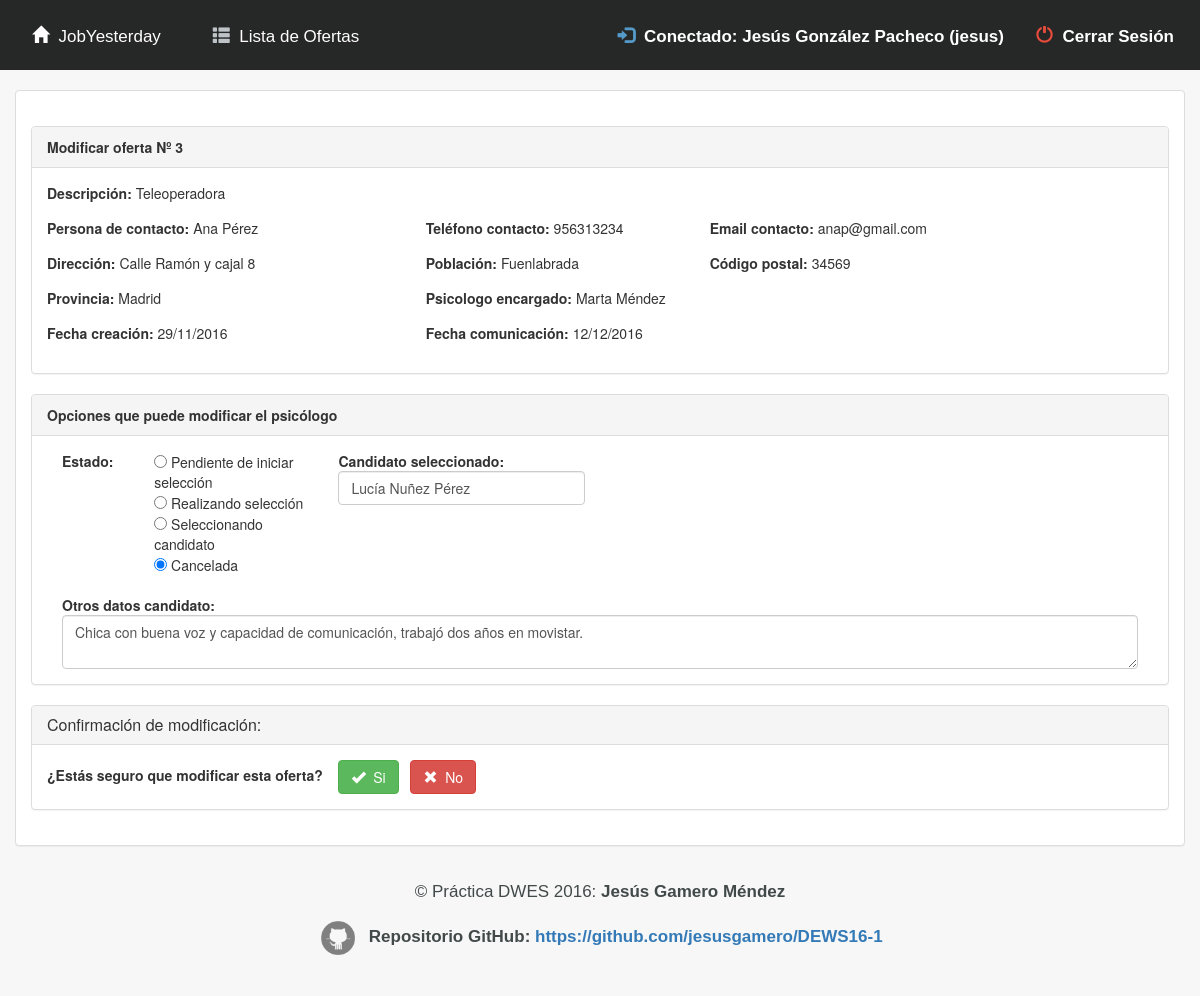
/app/index.php?ctrl=update&id=3 (signed in), run on the app's committed database.
### tables this page shows
CREATE TABLE `oferta` (
  `idoferta` int(11) NOT NULL,
  `descripcion` varchar(250) NOT NULL,
  `persona_contacto` varchar(35) NOT NULL,
  `tlf_contacto` int(9) NOT NULL,
  `email_contacto` varchar(25) NOT NULL,
  `dir_empresa` varchar(50) DEFAULT NULL,
  `poblacion` varchar(25) DEFAULT NULL,
  `cp` varchar(5) DEFAULT NULL,
  `provincia` varchar(35) DEFAULT NULL,
  `estado` char(1) DEFAULT NULL,
  `fcreacion` date DEFAULT NULL,
  `fcomunicacion` date DEFAULT NULL,
  `psico_encar` varchar(25) DEFAULT NULL,
  `candidato` varchar(35) DEFAULT NULL,
  `des_candidato` varchar(250) DEFAULT NULL
);

CREATE TABLE `provincia` (
  `cod_provincia` int(2) NOT NULL DEFAULT '0' COMMENT 'Código de la provincia de dos digitos',
  `nombre` varchar(50) NOT NULL DEFAULT '' COMMENT 'Nombre de la provincia'
);

CREATE TABLE `usuario` (
  `cod` int(11) NOT NULL,
  `tipo` char(1) NOT NULL,
  `nombre` varchar(35) DEFAULT NULL,
  `user` varchar(10) DEFAULT NULL,
  `pass` varchar(10) DEFAULT NULL
);

### app/model/DB_connection.php (called while the page is built, shortened)
<?php
Class Database {
	private $link;
	private $result;
	private static $_instance;
	public static function getInstance(){
		if (!(self::$_instance instanceof self)){
			self::$_instance=new self();
		}
		return self::$_instance;
	}
	private function Conectar($conf)
	{
		$this-> link =new mysqli($conf['servidor'], $conf['usuario'], $conf['password']);
		$this->link->select_db($conf['base_datos']);
		$this->link->query("SET NAMES 'utf8'");
	}
	public function Consulta($sql)
	{
		$this->result=$this->link->query($sql);
		return $this->result;
	}
	public function LeeRegistro($result=NULL)
	{
		if (! $result)
		{
			$result=$this->result;
		}
		$this->regActual=$result->fetch_assoc();
		return $this->regActual;
	}
}

### app/model/model.php (called while the page is built, shortened)
<?php
include (MODEL_PATH . "DB_connection.php");
function nombreProvincias($id)
{
	$bdatos = Database::getInstance();
	$query = 'SELECT p.nombre FROM provincia p WHERE p.cod_provincia=' . $id;
	$res = $bdatos->Consulta($query);
	$registro = $bdatos->LeeRegistro();
	return $registro['nombre'];
}
function obtenerOferta($id)
{
	$datos = array();
	$conex = Database::getInstance();
	$conex->Consulta("SELECT * FROM oferta WHERE idoferta = '$id'");
	while ($rs = $conex->LeeRegistro()) {
		$datos = $rs;
	}
	return $datos;
}
function nombrePsicologo($id)
{
	$bdatos = Database::getInstance();
	$query = 'SELECT u.nombre FROM usuario u WHERE u.cod=' . $id;
	$res = $bdatos->Consulta($query);
	$registro = $bdatos->LeeRegistro();
	return $registro['nombre'];
}

### app/helpers/helpers.php (the view, shortened to what this page needs)
<?php
function formatoGregoriano($fecha_old)
{
	$a = explode('-', $fecha_old);
	$fecha_new = $a[2] . '/' . $a[1] . '/' . $a[0];
	return $fecha_new;
}
function creaRadio($name, $opciones, $valorDefecto = '')
{
	foreach($opciones as $value => $text) {
		$html = "";
		foreach($opciones as $value => $text) {
			if ($value == $valorDefecto) $checked = 'checked="checked"';
			else $checked = "";
			$html.= "\n<input type=\"radio\" name=\"$name\" value=\"$value\" $checked> $text<br />";
		}
	}
	return $html;
}

### app/view/update_psico.php (shortened to what this page needs)
<br>
<div class="container-fluid">
	<div class="panel panel-default">
	<div class="panel-body">
	<br>
<form class="form-horizontal" method="POST">
<div class="panel panel-default">
	<div class="panel-heading"><b>Modificar oferta Nº <?php echo $idoferta; ?></b></div>
	<div class="panel-body">
	<div class="form-horizontal">
		<div class="form-group">
		  <div class="col-md-10"><b>Descripción: </b><?php echo $datosoferta['descripcion']; ?></div>
		</div>
		<div class="form-group">
		  <div class="col-md-4"><b>Persona de contacto: </b><?php echo $datosoferta['persona_contacto']; ?></div>
		  <div class="col-md-3"><b>Teléfono contacto: </B><?php echo $datosoferta['tlf_contacto']; ?></div>
		  <div class="col-md-4"><b>Email contacto: </B><?php echo $datosoferta['email_contacto']; ?></div>
		</div>
		<div class="form-group">
		  <div class="col-md-4"><b>Dirección: </b><?php echo $datosoferta['dir_empresa']; ?></div>
		  <div class="col-md-3"><b>Población: </b><?php echo $datosoferta['poblacion']; ?></div>
		  <div class="col-md-2"><b>Código postal: </b><?php echo $datosoferta['cp']; ?></div>
		</div>
		<div class="form-group">
		  <div class="col-md-4"><b>Provincia: </b><?php echo nombreProvincias($datosoferta['provincia']); ?></div>
		  <div class="col-md-4"><b>Psicologo encargado: </b><?php echo nombrePsicologo($datosoferta['psico_encar']); ?></div>
		</div>
		<div class="form-group">
		  <div class="col-md-4"><b>Fecha creación: </b><?php echo formatoGregoriano($datosoferta['fcreacion']); ?></div>
		  <div class="col-md-3"><b>Fecha comunicación: </b><?php echo formatoGregoriano($datosoferta['fcomunicacion']); ?></div>
		</div>
		</div>
		</div>
		</div>
		<div class="panel panel-default">
		<div class="panel-heading"><b>Opciones que puede modificar el psicólogo</b></div>
		<div class="panel-body">
		<label class="col-md-1" for="estado">Estado:</label>
		<div class="col-md-2">
			<?= creaRadio('estado',$estado,$datosoferta['estado'])?>
		</div>
		<div class="col-md-3"><b>Candidato seleccionado: </b>
			<input id="cand" name="cand" type="text" placeholder="Nombre del candidato seleccionado" class="form-control input-md" value="<?php echo $datosoferta['candidato']; ?>">
		</div>
		<br>
		<div class="col-md-12"><br><b>Otros datos candidato: </b>
		  <textarea class="form-control" id="anotaciones" maxlength="230" name="anotaciones" placeholder="Anotaciones realizadas sobre el candidato seleccionado."><?php echo $datosoferta['des_candidato']; ?></textarea>
		</div>
		</div>
		</div>
<div class="panel panel-default">
  <div class="panel-heading">
    <h3 class="panel-title">Confirmación de modificación:</h3>
  </div>
  <div class="panel-body">
    <b>¿Estás seguro que modificar esta oferta? &nbsp;&nbsp;</b>
	<button class="btn btn-success btn-md" name="bactualizar" type="submit"><span class="glyphicon glyphicon-ok"></span>&nbsp;&nbsp;Si</button>&nbsp;&nbsp;
	<a href="?ctrl=list" class="btn btn-danger"><span class="glyphicon glyphicon-remove"></span>&nbsp;&nbsp;No</a>
	</form>
  </div>
</div>
</div>

### data on the page
oferta: descripcion "Teleoperadora", persona_contacto "Ana Pérez", tlf_contacto "956313234", email_contacto "anap@gmail.com", dir_empresa "Calle Ramón y cajal 8", poblacion "Fuenlabrada", cp "34569", provincia.nombre "Madrid", psico_encar.nombre "Marta Méndez", fcreacion "29/11/2016", fcomunicacion "12/12/2016", cand "Lucía Nuñez Pérez", anotaciones "Chica con buena voz y capacidad de comunicación, trabajó dos años en movistar."

### other printed values
$_SESSION['nombre'] "Jesús González Pacheco"
$_SESSION['usuario'] "jesus"
$idoferta "3"
$text "Pendiente de iniciar selección"
$text "Realizando selección"
$text "Seleccionando candidato"
$text "Cancelada"
